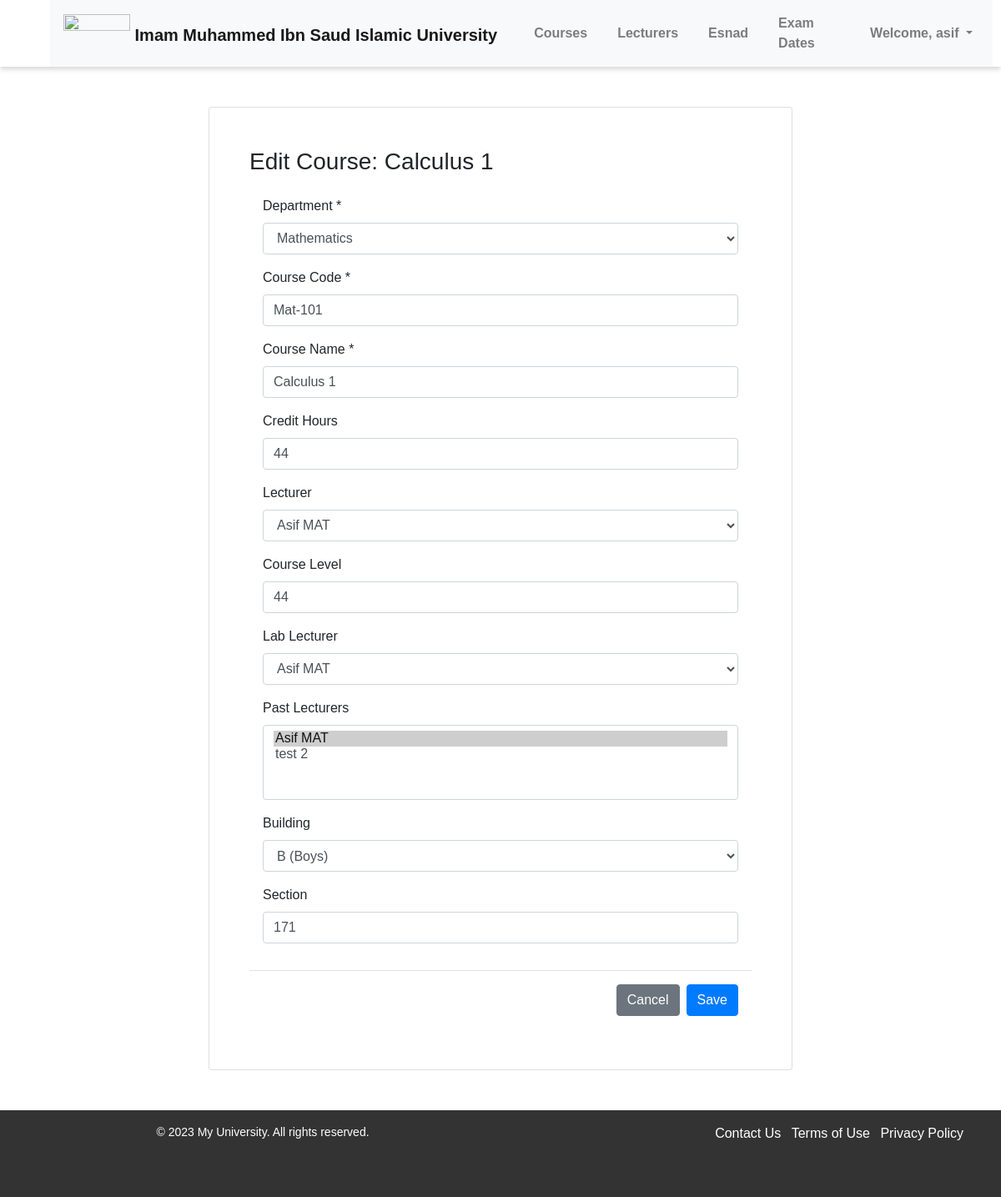
The app's page /edit-course/1 (signed in) with its own data.
### pages/models.py (models this page shows, shortened)
class Course(models.Model):
    course_code = models.CharField(max_length=100)
    course_name = models.CharField(max_length=100)
    credit_hours = models.PositiveIntegerField(null=True)
    course_lecturer = models.ForeignKey('Lecturer', on_delete=models.SET_NULL, null=True, related_name='courses_taught')
    course_level = models.PositiveIntegerField(null=True)
    course_lab_lecturer = models.ForeignKey('Lecturer', on_delete=models.SET_NULL, null=True, blank=True, related_name='lab_courses_taught')
    course_past_lecturers = models.ManyToManyField('Lecturer', related_name='past_courses', blank=True)
    course_time = models.TimeField(null=True, blank=True)
    course_day = models.CharField(max_length=1, choices=DAYS_OF_WEEK, null=True, blank=True)
    course_department = models.ForeignKey('Department', on_delete=models.SET_NULL, null=True, blank=True)
    course_building = models.CharField(max_length=100, blank=True)
    course_section = models.CharField(max_length=100, blank=True)

class Department(models.Model):
    department_name = models.CharField(max_length=100)
    department_code = models.CharField(max_length=100, blank=True)

class Lecturer(models.Model):
    lecturer_user = models.OneToOneField(User, on_delete=models.CASCADE, null=True)
    lecturer_name = models.CharField(max_length=100)
    lecturer_email = models.EmailField(validators=[EmailValidator()])
    phone_regex = RegexValidator(
        regex=r'^\+?1?\d{10}$',
        message="Phone number must be entered in the format: '+999999999'. Up to 15 digits allowed."
    )
    lecturer_number = models.CharField(validators=[phone_regex], max_length=17)
    GENDER_CHOICES = (
        ('M', 'Male'),
        ('F', 'Female')
    )
    lecturer_gender = models.CharField(max_length=1, choices=GENDER_CHOICES)
    TEACHER_TYPE_CHOICES = (
        ('L', 'Laboratory'),
        ('T', 'Theory')
    )
    lecturer_type = models.CharField(max_length=1, choices=TEACHER_TYPE_CHOICES)
    lecturer_past_courses = models.ManyToManyField('Course', related_name='past_lecturers', blank=True)
    lecturer_rating = models.FloatField(default=0.0)
    lecturer_department = models.ForeignKey('Department', on_delete=models.SET_NULL, null=True, blank=True)

### pages/views.py (the view, shortened to what this page needs)
# urls.py: path('edit-course/<int:course_id>', views.edit_course, name='edit_course'),
@login_required(login_url='login')
def edit_course(request, course_id):
    course = Course.objects.get(id=course_id)
    lecturers = Lecturer.objects.all()
    departments = Department.objects.all()
    return render(request, 'edit_course.html', {'course': course, 'lecturers': lecturers, 'departments': departments})

### pages/templates/edit_course.html (shortened to what this page needs)
{% extends 'base.html' %}
{% block content %}
<div class="d-flex justify-content-center">
    <div class="mt-5 card p-5" style="width: 100%; max-width: 700px">
        <h3>
            Edit Course: {{ course.course_name }}
        </h3>
        <form method="POST" action="{% url 'edit_course' course.id %}">
            <div class="modal-body">
                <div class="form-group">
                    <label for="department">Department *</label>
                    <select required name="course_department" class="form-control" id="department">
                        {% for department in departments %}
                            <option value="{{ department.id }}" {% if course.course_department == department %} selected {% endif %}
                            >{{ department.department_name }}</option>
                        {% endfor %}
                    </select>
                </div>
                <div class="form-group">
                    <label for="code">Course Code *</label>
                    <input required name="course_code" type="text" class="form-control" id="code" placeholder="Enter Course Code" value="{{ course.course_code }}">
                </div>
                <div class="form-group">
                    <label for="name">Course Name *</label>
                    <input required name="course_name" type="text" class="form-control" id="name" placeholder="Enter Course Name" value="{{ course.course_name }}">
                </div>
                <div class="form-group">
                    <label for="credit">Credit Hours</label>
                    <input name="credit_hours" type="number" class="form-control" id="credit" placeholder="Enter Credit Hours" value="{{ course.credit_hours }}">
                </div>
                <div class="form-group">
                    <label for="lecturer">Lecturer</label>
                    <select name="course_lecturer" class="form-control" id="lecturer">
                        {% for lecturer in lecturers %}
                            <option value="{{ lecturer.id }}" {% if course.course_lecturer == lecturer %} selected {% endif %}
                            >{{ lecturer.lecturer_name }}</option>
                        {% endfor %}
                    </select>
                </div>
                <div class="form-group">
                    <label for="level">Course Level</label>
                    <input name="course_level" type="number" class="form-control" id="level" placeholder="Enter Course Level" value="{{ course.course_level }}">
                </div>
                <div class="form-group">
                    <label for="lab">Lab Lecturer</label>
                    <select name="course_lab_lecturer" class="form-control" id="lab">
                        {% for lecturer in lecturers %}
                            <option value="{{ lecturer.id }}" {% if course.course_lab_lecturer == lecturer %} selected {% endif %}
                            >{{ lecturer.lecturer_name }}</option>
                        {% endfor %}
                    </select>
                </div>
                <div class="form-group">
                    <label for="past">Past Lecturers</label>
                    <select name="course_past_lecturers" multiple class="form-control" id="past">
                        {% for lecturer in lecturers %}
                            <option value="{{ lecturer.id }}" {% if lecturer in course.course_past_lecturers.all %} selected {% endif %}
                            >{{ lecturer.lecturer_name }}</option>
                        {% endfor %}
                    </select>
                </div>
                <div class="form-group">
                    <label for="building">Building</label>
                    <select required name="course_building" class="form-control" id="building">
                        <option value="B" {% if course.course_building == 'B' %} selected {% endif %}>B (Boys)</option>
                    </select>
                </div>
                <div class="form-group">
                    <label for="section">Section</label>
                    <input name="course_section" type="text" class="form-control" id="section" placeholder="Enter Section" value="{{ course.course_section }}">
                </div>
            </div>
            <div class="modal-footer">
            <a href="{% url 'courses' %}" class="btn btn-secondary">Cancel</a>
            <button type="submit" class="btn btn-primary">Save </button>
            </div>
        </form>
    </div>
</div>
{% endblock %}

### pages/templates/header.html (shortened to what this page needs)
{% load static %}
<!DOCTYPE html>
<html lang="en">
<head>
    <link rel="stylesheet" href="{% static 'headfoot.css' %}">
    <link rel="stylesheet" href="https://maxcdn.bootstrapcdn.com/bootstrap/4.5.2/css/bootstrap.min.css">
</head>
<body>
    <header>
        <nav class="navbar navbar-expand-lg navbar-light bg-light">
            <a class="navbar-brand pt-2" href="{% url 'landing' %}">
                <img src="{% static 'images/logo.png' %}" style="margin-top: -12px;" width="80" class="d-inline-block align-top" alt="">
                <span>Imam Muhammed Ibn Saud Islamic University</span>
            </a>
            {% if user.is_authenticated %}
                <div class="collapse navbar-collapse" id="navbarNav">
                    <ul class="navbar-nav ml-auto">
                        {% if user.is_superuser %}
                            <li class="nav-item">
                                <a class="nav-link" href="{% url 'courses' %}">Courses</a>
                            </li>
                            <li class="nav-item">
                                <a class="nav-link" href="{% url 'lecturers' %}">Lecturers</a>
                            </li>
                            <li class="nav-item">
                                <a class="nav-link" href="{% url 'esnad' %}">Esnad</a>
                            </li>
                            <li class="nav-item">
                                <a class="nav-link" href="{% url 'exam_dates' %}">Exam Dates</a>
                            </li>
                        {% endif %}
                        {% if user.is_authenticated %}
                        <li class="nav-item dropdown">
                            <a class="nav-link dropdown-toggle" href="#" id="navbarDropdown" role="button" data-toggle="dropdown"
                                aria-haspopup="true" aria-expanded="false">
                                Welcome, {{ user.username }}
                            </a>
                        </li>
                        {% else %}
                        <li class="nav-item">
                            <a class="nav-link btn btn-sm btn-secondary px-4 text-white" href="{% url 'login' %}">Log In</a>
                        </li>
                        {% endif %}
                    </ul>
                </div>
            {% endif %}
        </nav>
    </header>
</body>
</html>

### pages/static/myfirst.css (style rules this page uses)
body.base { font-family: Arial, sans-serif; margin: 0; padding: 0; }
body.base header { display: flex; flex-direction: row; justify-content: space-between; align-items: center; padding: 10px; box-shadow: 0 3px 6px rgba(0, 0, 0, 0.16); height: 80px; }
body.base nav { flex: 1; margin-left: 50px; }
body.base nav ul { display: flex; flex-direction: row; justify-content: flex-end; align-items: center; list-style-type: none; margin: 0; padding: 0; }
body.base nav li { margin-left: 20px; }
body.base nav a { color: #000; text-decoration: none; font-weight: bold; }

### pages/static/headfoot.css (style rules this page uses)
header { display: flex; flex-direction: row; justify-content: space-between; align-items: center; height: 20%; background-color: #fff; padding: 10px; box-shadow: 0 3px 6px rgba(0, 0, 0, 0.16); }
.logo-left img, .logo-right img, .navbar-brand img { height: 100%; }
nav { flex: 1; margin-left: 50px; }
nav ul { display: flex; flex-direction: row; justify-content: flex-end; align-items: center; list-style-type: none; margin: 0; padding: 0; }
nav li { margin-left: 20px; }
nav a { color: #000; text-decoration: none; font-weight: bold; }

### records on screen
Course: course_name "Calculus 1", course_department "Mathematics", course_code "Mat-101", credit_hours "44", course_lecturer "Asif MAT", course_level "44", course_lab_lecturer "Asif MAT", course_past_lecturers "Asif MAT ☑ / test 2", course_building "B (Boys)", course_section "171"

### other values on screen
{{ user.username }} "asif"
